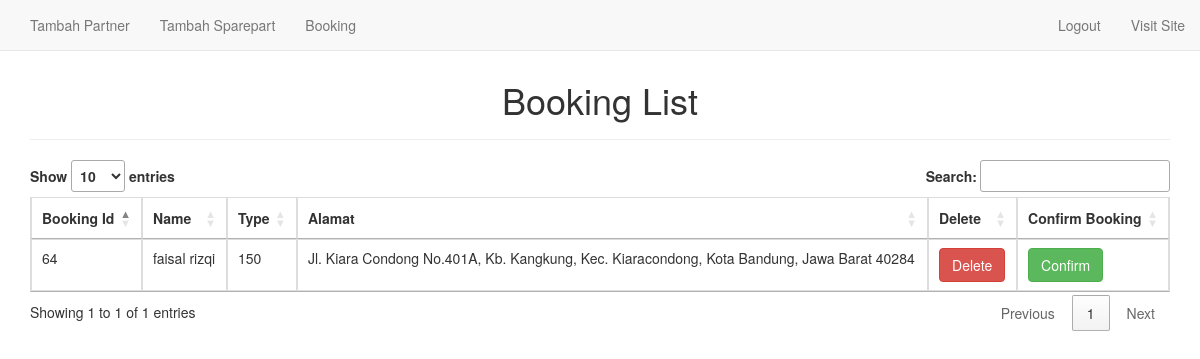
/bookinglist.php, run on the app's committed database.
### tables this page shows
CREATE TABLE `booking` (
  `booking_id` int(11) NOT NULL,
  `name` varchar(255) NOT NULL,
  `username` varchar(100) NOT NULL,
  `alamat` varchar(100) NOT NULL,
  `type` varchar(8) NOT NULL,
  `req_date` varchar(100) NOT NULL,
  `req_time` varchar(100) NOT NULL,
  `ret_date` varchar(100) NOT NULL,
  `ret_time` varchar(100) NOT NULL,
  `destination` varchar(100) NOT NULL,
  `pickup_point` varchar(100) NOT NULL,
  `keluhan` varchar(255) NOT NULL,
  `email` varchar(50) NOT NULL,
  `mobile` int(14) NOT NULL,
  `confirmation` int(11) NOT NULL,
  `veh_reg` varchar(100) NOT NULL,
  `driverid` int(11) NOT NULL,
  `finished` int(11) NOT NULL,
  `paid` int(11) NOT NULL
);

### bookinglist.php (the view, shortened to what this page needs)
<?php
     $connection= mysqli_connect('localhost','root','','bengkelku');
    $select_query="SELECT * FROM `booking` ORDER BY booking_id DESC";
    $result= mysqli_query($connection,$select_query);
?>
<!DOCTYPE html>
<html lang="en">
<head>
    <link href="http://maxcdn.bootstrapcdn.com/bootstrap/3.2.0/css/bootstrap.min.css" rel="stylesheet">
    <link rel="stylesheet" href="http://cdn.datatables.net/1.10.2/css/jquery.dataTables.min.css">
    <link rel="stylesheet" href="sweetalert2/sweetalert2.css">
    <link rel="stylesheet" href="animate.css">
    <link rel="stylesheet" href="style.css">
</head>
<body>
  <?php include 'navbar_admin.php'; ?>
  <br><br>
   <div class="container">
        <div class="row">
           <div class="col-md-12">
             <div class="page-header">
                <h1 style="text-align: center;">Booking List</h1>
              </div>
              <table id="myTable" class="table table-bordered animated bounce">
                <thead>
                    <th>Booking Id</th>
                    <th>Name</th>
                    <th>Type</th>
                    <th>Alamat</th>
                    <th>Delete</th>
                    <th>Confirm Booking</th>
                </thead>
                <tbody>
                    <?php while($row=mysqli_fetch_assoc($result)){ ?>
                    <tr>
                        <td><?php echo $row['booking_id']; ?></td>
                        <td><?php echo $row['name']; ?></td>
                        <td><?php echo $row['type']; ?></td>
                        <td><?php echo $row['alamat']; ?></td>
                        <td><a class="btn btn-danger" href="deletebooking.php?id=<?php echo $row['booking_id']; ?>">Delete</a></td>
                        <td><a class="btn btn-success" href="mybill.php?id=<?php echo $row['booking_id']; ?>">Confirm</a></td>
                    </tr>
                    <?php }   ?>
                </tbody>
            </table>
            </div>
        </div>
   </div>
</body>
</html>

### data on the page
booking: booking_id "64", name "faisal rizqi", type "150", alamat "Jl. Kiara Condong No.401A, Kb. Kangkung, Kec. Kiaracondong, Kota Bandung, Jawa Barat 40284"
